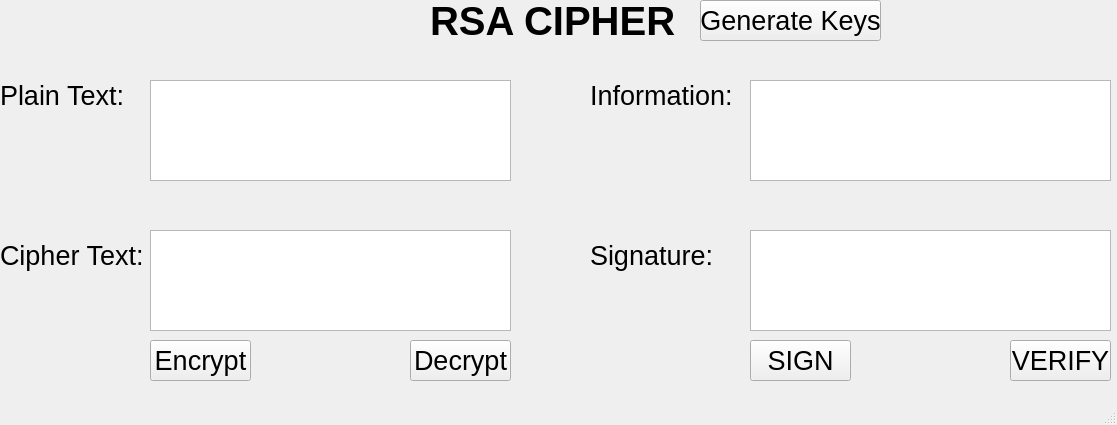
<?xml version="1.0" encoding="UTF-8"?>
<ui version="4.0">
 <class>MainWindow</class>
 <widget class="QMainWindow" name="MainWindow">
  <property name="geometry">
   <rect>
    <x>0</x>
    <y>0</y>
    <width>1117</width>
    <height>425</height>
   </rect>
  </property>
  <property name="windowTitle">
   <string>MainWindow</string>
  </property>
  <widget class="QWidget" name="centralwidget">
   <widget class="QPushButton" name="btn_decrypt">
    <property name="geometry">
     <rect>
      <x>410</x>
      <y>340</y>
      <width>101</width>
      <height>41</height>
     </rect>
    </property>
    <property name="font">
     <font>
      <pointsize>20</pointsize>
     </font>
    </property>
    <property name="text">
     <string>Decrypt</string>
    </property>
   </widget>
   <widget class="QLabel" name="label_4">
    <property name="geometry">
     <rect>
      <x>0</x>
      <y>240</y>
      <width>151</width>
      <height>31</height>
     </rect>
    </property>
    <property name="font">
     <font>
      <pointsize>20</pointsize>
     </font>
    </property>
    <property name="text">
     <string>Cipher Text:</string>
    </property>
   </widget>
   <widget class="QLabel" name="label">
    <property name="geometry">
     <rect>
      <x>430</x>
      <y>0</y>
      <width>251</width>
      <height>41</height>
     </rect>
    </property>
    <property name="font">
     <font>
      <pointsize>30</pointsize>
      <weight>75</weight>
      <bold>true</bold>
     </font>
    </property>
    <property name="text">
     <string>RSA CIPHER</string>
    </property>
   </widget>
   <widget class="QLabel" name="label_2">
    <property name="geometry">
     <rect>
      <x>0</x>
      <y>80</y>
      <width>131</width>
      <height>31</height>
     </rect>
    </property>
    <property name="font">
     <font>
      <pointsize>20</pointsize>
     </font>
    </property>
    <property name="text">
     <string>Plain Text:</string>
    </property>
   </widget>
   <widget class="QPushButton" name="btn_encrypt">
    <property name="geometry">
     <rect>
      <x>150</x>
      <y>340</y>
      <width>101</width>
      <height>41</height>
     </rect>
    </property>
    <property name="font">
     <font>
      <pointsize>20</pointsize>
     </font>
    </property>
    <property name="text">
     <string>Encrypt</string>
    </property>
   </widget>
   <widget class="QTextEdit" name="txt_cipher_text">
    <property name="geometry">
     <rect>
      <x>150</x>
      <y>230</y>
      <width>361</width>
      <height>101</height>
     </rect>
    </property>
    <property name="font">
     <font>
      <pointsize>20</pointsize>
     </font>
    </property>
   </widget>
   <widget class="QTextEdit" name="txt_plain_text">
    <property name="geometry">
     <rect>
      <x>150</x>
      <y>80</y>
      <width>361</width>
      <height>101</height>
     </rect>
    </property>
    <property name="font">
     <font>
      <pointsize>20</pointsize>
     </font>
    </property>
   </widget>
   <widget class="QLabel" name="label_5">
    <property name="geometry">
     <rect>
      <x>590</x>
      <y>240</y>
      <width>121</width>
      <height>31</height>
     </rect>
    </property>
    <property name="font">
     <font>
      <pointsize>20</pointsize>
     </font>
    </property>
    <property name="text">
     <string>Signature:</string>
    </property>
   </widget>
   <widget class="QLabel" name="label_3">
    <property name="geometry">
     <rect>
      <x>590</x>
      <y>80</y>
      <width>151</width>
      <height>31</height>
     </rect>
    </property>
    <property name="font">
     <font>
      <pointsize>20</pointsize>
     </font>
    </property>
    <property name="text">
     <string>Information:</string>
    </property>
   </widget>
   <widget class="QPushButton" name="btn_verify">
    <property name="geometry">
     <rect>
      <x>1010</x>
      <y>340</y>
      <width>101</width>
      <height>41</height>
     </rect>
    </property>
    <property name="font">
     <font>
      <pointsize>20</pointsize>
     </font>
    </property>
    <property name="text">
     <string>VERIFY</string>
    </property>
   </widget>
   <widget class="QTextEdit" name="txt_information">
    <property name="geometry">
     <rect>
      <x>750</x>
      <y>80</y>
      <width>361</width>
      <height>101</height>
     </rect>
    </property>
    <property name="font">
     <font>
      <pointsize>20</pointsize>
     </font>
    </property>
   </widget>
   <widget class="QTextEdit" name="txt_signature">
    <property name="geometry">
     <rect>
      <x>750</x>
      <y>230</y>
      <width>361</width>
      <height>101</height>
     </rect>
    </property>
    <property name="font">
     <font>
      <pointsize>20</pointsize>
     </font>
    </property>
   </widget>
   <widget class="QPushButton" name="btn_sign">
    <property name="geometry">
     <rect>
      <x>750</x>
      <y>340</y>
      <width>101</width>
      <height>41</height>
     </rect>
    </property>
    <property name="font">
     <font>
      <pointsize>20</pointsize>
     </font>
    </property>
    <property name="text">
     <string>SIGN</string>
    </property>
   </widget>
   <widget class="QPushButton" name="btn_gen_keys">
    <property name="geometry">
     <rect>
      <x>700</x>
      <y>0</y>
      <width>181</width>
      <height>41</height>
     </rect>
    </property>
    <property name="font">
     <font>
      <pointsize>20</pointsize>
     </font>
    </property>
    <property name="text">
     <string>Generate Keys</string>
    </property>
   </widget>
  </widget>
  <widget class="QMenuBar" name="menubar">
   <property name="geometry">
    <rect>
     <x>0</x>
     <y>0</y>
     <width>1117</width>
     <height>21</height>
    </rect>
   </property>
  </widget>
  <widget class="QStatusBar" name="statusbar"/>
 </widget>
 <resources/>
 <connections/>
</ui>
